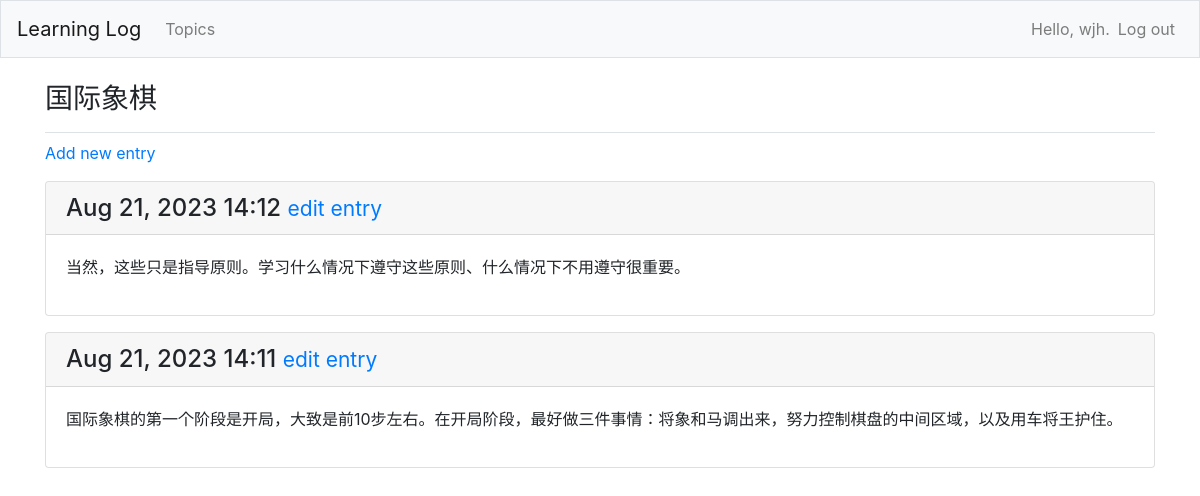
The page /topics/1/ (signed in) on the database its author committed.
### learning_logs/models.py (models this page shows, shortened)
class Topic(models.Model):
    text = models.CharField(max_length=200)
    date_added = models.DateTimeField(auto_now_add=True)
    owner = models.ForeignKey(User, on_delete=models.CASCADE)
    def __str__(self):
        return self.text

class Entry(models.Model):
    topic = models.ForeignKey(Topic,on_delete = models.CASCADE)
    text = models.TextField()
    date_added = models.DateTimeField(auto_now_add=True)
    class Meta:
        verbose_name_plural = 'entries'

### learning_logs/views.py (the view)
# urls.py: path('topics/<int:topic_id>/', views.topic, name='topic'),
@login_required
def topic(request, topic_id):
    topic = Topic.objects.get(id=topic_id)
    if topic.owner != request.user:
        raise Http404
    entries = topic.entry_set.order_by('-date_added')
    context = {'topic': topic, 'entries': entries}
    return render(request, 'learning_logs/topic.html', context)

### learning_logs/templates/learning_logs/topic.html (shortened to what this page needs)
<!DOCTYPE html>
<html lang="en">
<head>
</head>
<body>
 {% extends 'learning_logs/base.html' %}
 {% block page_header %}
 <h3>{{ topic }}</h3>
 {% endblock page_header %}
 {% block content %}
 <p>
 <a href="{% url 'learning_logs:new_entry' topic.id %}">Add
new entry</a>
 </p>
 {% for entry in entries %}
 <div class="card mb-3">
 <h4 class="card-header">
 {{ entry.date_added|date:'M d, Y H:i' }}
<small><a href="{% url 'learning_logs:edit_entry' entry.id %}">edit entry</a></small>
 </h4>
<div class="card-body">
 {{ entry.text|linebreaks }}
 </div>
 </div>
 {% empty %}
 <p>There are no entries for this topic yet.</p>
 {% endfor %}
 {% endblock content %}

### learning_logs/templates/learning_logs/base.html (shortened to what this page needs)
{% load bootstrap4 %}
<!DOCTYPE html>
<html lang="en">
<head>
    {% bootstrap_css %}
</head>
<body>
<nav class="navbar navbar-expand-md navbar-light bg-light mb-4 border">
<a class="navbar-brand" href="{% url 'learning_logs:index'%}">Learning Log</a>
<div class="collapse navbar-collapse" id="navbarCollapse">
<ul class="navbar-nav mr-auto">
<li class="nav-item">
 <a class="nav-link" href="{% url 'learning_logs:topics'%}">Topics</a>
</li>
 </ul>
<ul class="navbar-nav ml-auto">
{% if user.is_authenticated %}
 <li class="nav-item">
<span class="navbar-text">Hello, {{ user.username }}.
</span>
 </li>
 <li class="nav-item">
 <a class="nav-link" href="{% url 'users:logout' %}">Log out</a>
 </li>
 {% else %}
 <li class="nav-item">
 <a class="nav-link" href="{% url 'users:register' %}">Register</a>
 </li>
 <li class="nav-item">
 <a class="nav-link" href="{% url 'users:login' %}">Log in</a></li>
 {% endif %}
 </ul>
 </div>
</nav>
 <main role="main" class="container">
 <div class="pb-2 mb-2 border-bottom">
 {% block page_header %}{% endblock page_header %}
 </div>
<div>
 {% block content %}{% endblock content %}
 </div>
 </main>
</body>
</html>

### rows shown on the page
Topic: text "国际象棋"
Entry: date_added "Aug 21, 2023 14:12", text "当然，这些只是指导原则。学习什么情况下遵守这些原则、什么情况下不用遵守很重要。"
Entry: date_added "Aug 21, 2023 14:11", text "国际象棋的第一个阶段是开局，大致是前10步左右。在开局阶段，最好做三件事情：将象和马调出来，努力控制棋盘的中间区域，以及用车将王护住。"

### other values the page prints
{{ user.username }} "wjh"
